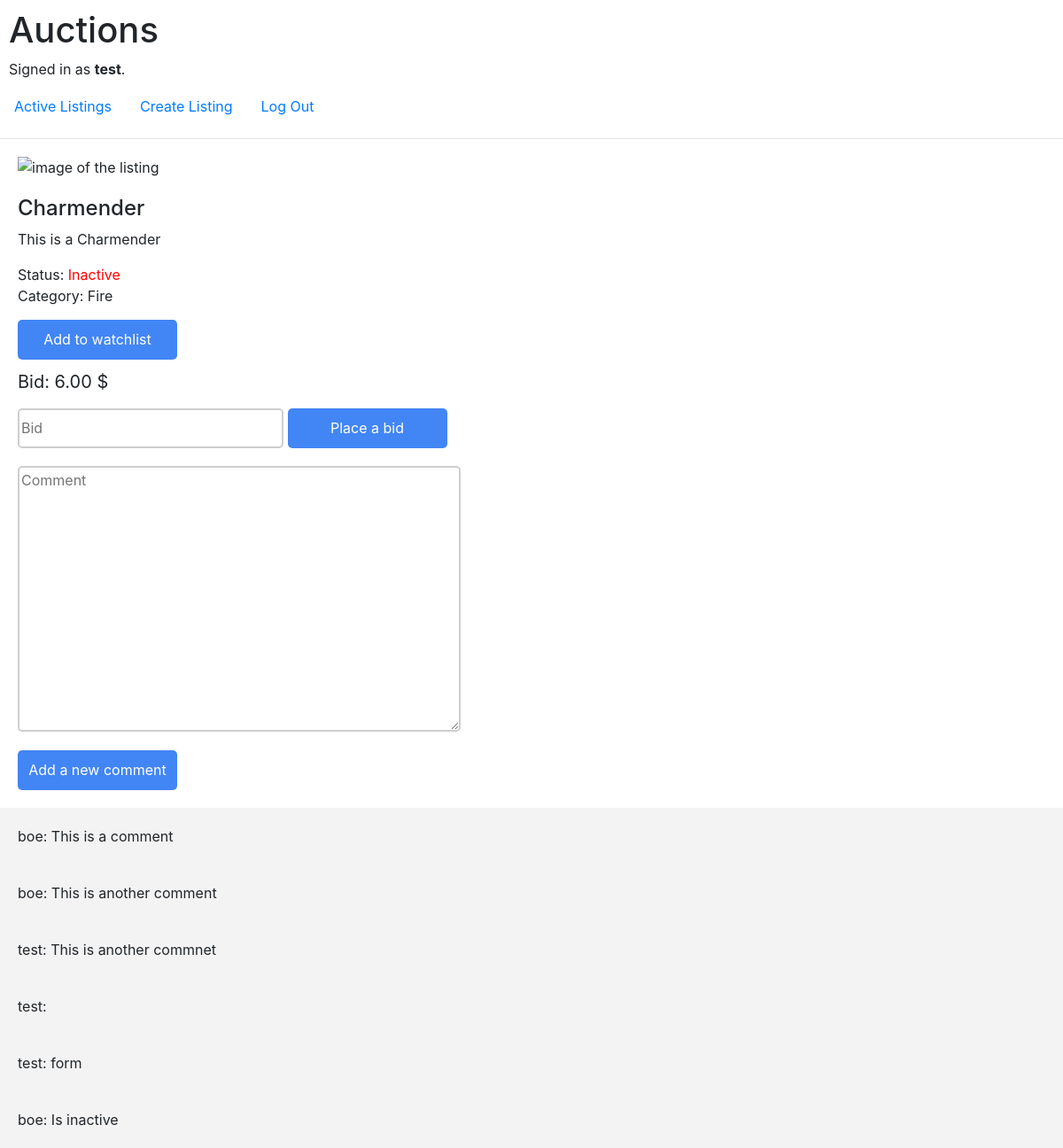
Screenshot of /1 (signed in) with the database file from the repository.
### auctions/models.py (models this page shows, shortened)
class User(AbstractUser):
    pass

class AuctionListing(models.Model):
    title = models.CharField(max_length=64)
    price = models.ForeignKey(Bids, on_delete=models.CASCADE, related_name="bid_ammount")
    description = models.CharField(max_length=640)
    image_url = models.CharField(max_length=2048, blank=True, default="https://i.stack.imgur.com/mwFzF.png")
    owner = models.ForeignKey(User, on_delete=models.CASCADE, related_name="user")
    watch_list = models.ManyToManyField(User, blank=True, related_name="watch_list")
    is_active = models.BooleanField(default=True)
    category = models.ForeignKey(Categories, on_delete=models.CASCADE, null=True, blank=True, related_name="categories",)

class Categories(models.Model):
    category_title = models.CharField(max_length=32)
    def __str__(self):
        return f"{self.category_title}"

class Bids(models.Model):
    user = models.ForeignKey(User, on_delete=models.CASCADE)
    amount = models.DecimalField(max_digits=10, decimal_places=2, default=0)

class Comments(models.Model):
    comment = models.CharField(max_length=640)
    user = models.ForeignKey(User, on_delete=models.CASCADE)

### auctions/views.py (the view)
# urls.py: path("<int:listing_id>", views.listing_page, name="listing_page"),
def listing_page(request, listing_id):
    listing = AuctionListing.objects.get(pk=listing_id)
    current_user = request.user
    if current_user == listing.owner:
        is_owner = True
    else:
        is_owner = False
    current_bid = listing.price
    if current_user in listing.watch_list.all():
        is_in_watchlist = True
    else :
        is_in_watchlist = False
    comments = Comments.objects.filter(listing = listing)
    is_active = listing.is_active
    bid_winner = Bids.objects.latest('user')
    if is_active == False and current_user == bid_winner.user:
        is_winner = True
    else:
        is_winner = False
    return render(request, "auctions/listing_page.html",{
        "listing":listing,
        "is_in_watchlist":is_in_watchlist,
        "bid":current_bid.amount,
        "comments":comments,
        "is_active":is_active,
        "is_owner":is_owner,
        "is_winner":is_winner
        })

### auctions/templates/auctions/listing_page.html (shortened to what this page needs)
{% extends "auctions/layout.html" %}
{% block body %}
    <div class="listing_wrapper">
        <img src="{{listing.image_url}}" alt="image of the listing">
        <h4>{{listing.title}}</h4>
        <p>{{listing.description}}</p>
        {% if is_active %}
            Status: <span class="active">Active</span>
            {% if is_owner %}
                <form action ="{% url 'close_listing' listing_id=listing.id %}">
                    {% csrf_token %}
                    <input type="submit" value="Close listing" class="watch_list_btn">
                </form>
            {% endif %}
        {% else %}
                {% if is_winner %}
                <span class="congrats">Congratulations! You've won this bid!</span>
                {% else %}
                Status: <span class="inactive">Inactive</span>
                {% endif %}
        {% endif %}
        <br>
            Category: {{listing.category}}
        {% if user.is_authenticated %}
            {% if is_in_watchlist %}
                <form action="{% url 'remove_from_watchlist' listing_id=listing.id %}">
                    {% csrf_token %}
                    <input class="watch_list_btn" type="submit" value ='Remove from watchlist'>
                </form>
            {% else %}
                <form action="{% url 'add_to_watchlist' listing_id=listing.id %}">
                    <input class="watch_list_btn" type="submit" value ='Add to watchlist'>
                </form>
            {% endif %}
            <div class="price">Bid: {{bid}} $</div>
            <form action="{% url 'update_bids' listing_id=listing.id %}" method="POST">
                <input type="number" placeholder="Bid" value="{{bids}}" name="new_bid" class="text_form">
                <input type="submit" value ='Place a bid' class="watch_list_btn">
            </form>
            <form action="{% url 'add_comment' listing_id=listing.id %}" method="POST">
                <textarea placeholder="Comment" name="comment" class="comment_form" rows="1" cols="50" wrap="physical"></textarea>
                <br>
                <input type="submit" value ='Add a new comment' class="watch_list_btn">
            </form>
        {% endif %}
    </div>
        <div class="comments">
        {% for comment in comments %}
            <div class="each_comment">
                <span>{{comment.user}}:</span>
                <span>{{comment.comment}}</span>
                <br>
            </div>
        {% endfor %}
        </div>
{% endblock %}

### auctions/templates/auctions/layout.html (shortened to what this page needs)
{% load static %}
<!DOCTYPE html>
<html lang="en">
    <head>
        <link rel="stylesheet" href="https://stackpath.bootstrapcdn.com/bootstrap/4.4.1/css/bootstrap.min.css">
        <link href="{% static 'auctions/styles.css' %}" rel="stylesheet">
    </head>
    <body>
        <div class="nav_bar">
            <h1>Auctions</h1>
            <div>
                {% if user.is_authenticated %}
                    Signed in as <strong>{{ user.username }}</strong>.
                {% else %}
                    Not signed in.
                {% endif %}
            </div>
        </div>
        <ul class="nav">
            <li class="nav-item">
                <a class="nav-link" href="{% url 'active_listings' %}">Active Listings</a>
            </li>
            {% if user.is_authenticated %}
                <li class="nav-item">
                    <a class="nav-link" href="{% url 'create_listing' %}">Create Listing</a>
                </li>
                <li class="nav-item">
                    <a class="nav-link" href="{% url 'logout' %}">Log Out</a>
                </li>
            {% endif %}
        </ul>
        <hr>
        {% block body %}
        {% endblock %}
    </body>
</html>

### auctions/static/auctions/styles.css (style rules this page uses)
.nav_bar { margin: 10px; }
.listing_wrapper { margin:20px; }
.listing_wrapper img { margin-bottom:20px; max-width: 300px; }
.watch_list_btn { margin-top: 15px; border-radius: 5px; width: 180px; height: 45px; color: white; background-color: #4285F4; border: none; }
.comments { background-color: #f3f3f3; }
.each_comment { padding: 20px 20px ; }
.text_form { width: 300px; height: 45px; border-radius: 5px; border: 2px solid #cecece; }
.comment_form { margin-top: 20px; width: 500px; height: 300px; border-radius: 5px; border: 2px solid #cecece; }
.price { margin-top: 10px; font-size: 20px; }
.inactive { color: red; }

### rows the page displays
User: username "test"
AuctionListing: title "Charmender", description "This is a Charmender", category "Fire"
Bids: amount "6.00"
Comments: user "boe", comment "This is a comment"
Comments: user "boe", comment "This is another comment"
Comments: user "test", comment "This is another commnet"
Comments: user "test"
Comments: user "test", comment "form"
Comments: user "boe", comment "Is inactive"
